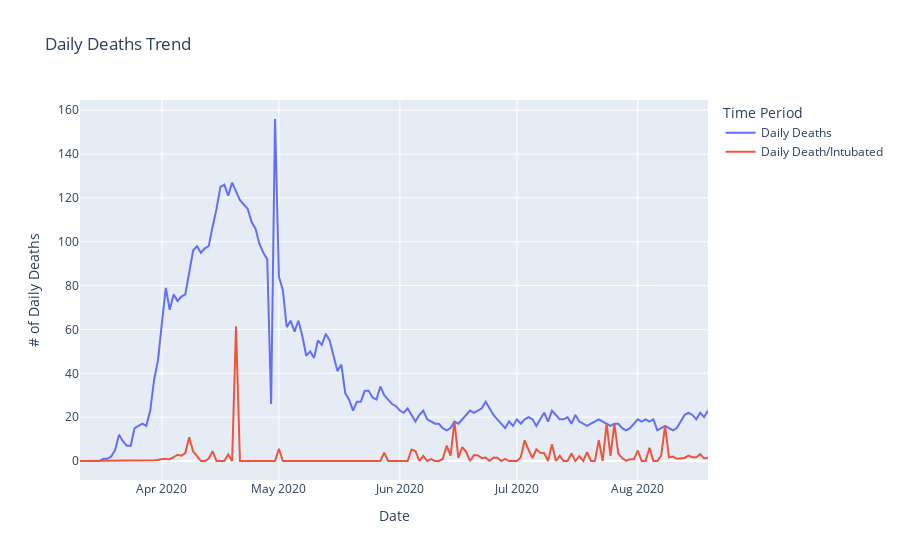

The notebook cell saved with this chart:
### Markdown cell above
Hemen alttaki grafikte ise iki farklı grafiğin birleşimini görüyoruz. Çizgi grafiği günlük vefat eden sayısının gösterirken nokta grafiği şeklinde olan grafik ise günlük entübe hasta başına vefat eden sayısı göstermektedir. Özellikle 20 Nisan günü açıklana sayılara göre bu değer 61.5 ile en üst seviyeye çıkmış daha sonra azalmaya başlamıştır. İkinci bir grafik eklemek için plotly.express.line.add_scatter() fonksiyonu kullanıldı.

### Code cell
#Plotting deaths number
death_fig = px.line(x=df.index,y=df['DailyDeaths'], color=px.Constant("Daily Deaths"),
             labels=dict(x="Date", y="# of Daily Deaths", color="Time Period"),
            title = 'Daily Deaths Trend')
death_fig.add_scatter(x=df.index,y=df['Daily Death/Intubated'], name="Daily Death/Intubated")
death_fig.show()

### Figure 1 — Plotly figure (JSON) as saved in the notebook; plotly's stock layout.template omitted (floating-point values rounded to 4 significant figures; data arrays with more than 128 entries replaced by an {"elided": "..."} marker saying what was removed)
{"data": [{"hovertemplate": "Time Period=Daily Deaths<br>Date=%{x}<br># of Daily Deaths=%{y}<extra></extra>", "legendgroup": "Daily Deaths", "line": {"color": "#636efa", "dash": "solid"}, "mode": "lines", "name": "Daily Deaths", "orientation": "v", "showlegend": true, "type": "scatter", "x": {"elided": "162 str values"}, "xaxis": "x", "y": {"elided": "162 int values"}, "yaxis": "y"}, {"name": "Daily Death/Intubated", "type": "scatter", "x": {"elided": "162 str values"}, "y": {"elided": "162 float values"}}], "layout": {"legend": {"title": {"text": "Time Period"}, "tracegroupgap": 0}, "title": {"text": "Daily Deaths Trend"}, "xaxis": {"anchor": "y", "domain": [0, 1], "title": {"text": "Date"}}, "yaxis": {"anchor": "x", "domain": [0, 1], "title": {"text": "# of Daily Deaths"}}}}
